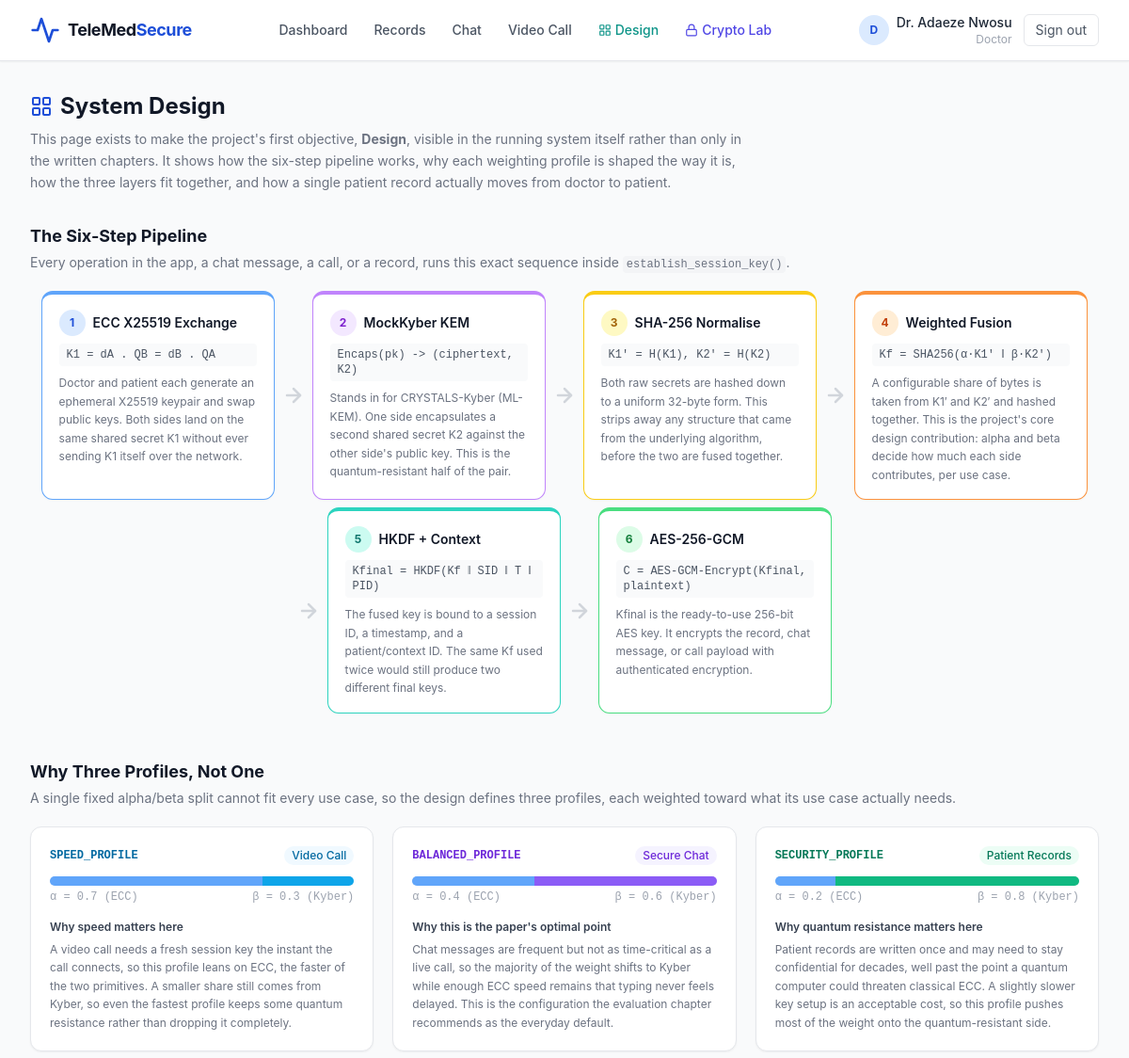
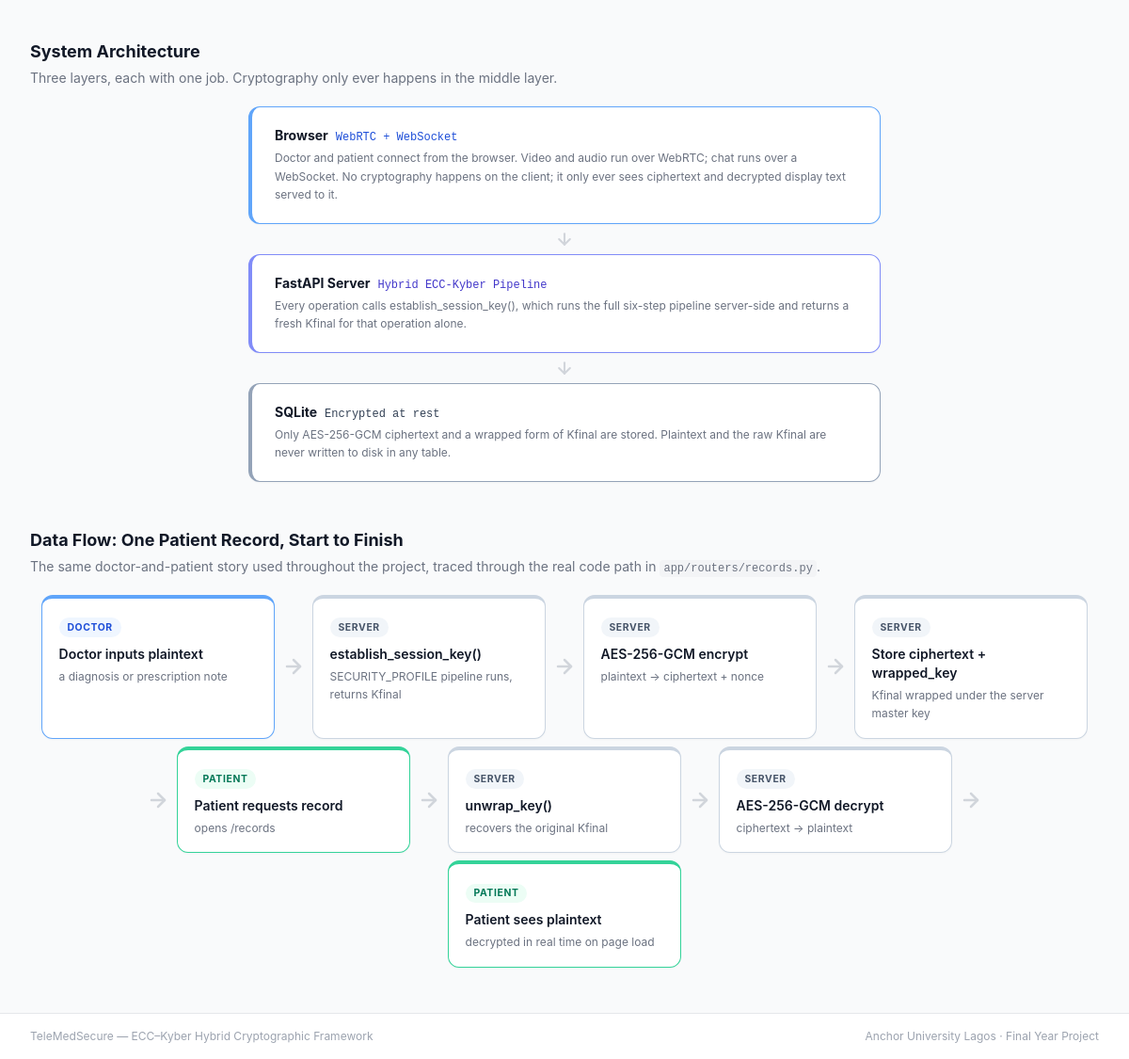
/design (signed in), run on the app's committed database (2 pictures, top to bottom).
### app/models.py (models this page shows)
class User(Base):
    __tablename__ = "users"
    id = Column(Integer, primary_key=True, index=True)
    username = Column(String(50), unique=True, nullable=False, index=True)
    password_hash = Column(String(255), nullable=False)
    full_name = Column(String(100), nullable=False)
    role = Column(String(10), nullable=False)  # "doctor" | "patient"
    assigned_doctor_id = Column(Integer, ForeignKey("users.id"), nullable=True)

### app/routers/design.py (the view)
@router.get("/design")
async def design_page(request: Request, db: Session = Depends(get_db)):
    user = get_session_user(request, db)
    if not user:
        return RedirectResponse("/login", status_code=302)
    return templates.TemplateResponse(request, "design.html", {
        "user": user,
        "pipeline_steps": PIPELINE_STEPS,
        "profiles": PROFILES,
        "architecture_layers": ARCHITECTURE_LAYERS,
        "data_flow_steps": DATA_FLOW_STEPS,
    })

### app/templates/design.html (shortened to what this page needs)
{% extends "base.html" %}
{% block content %}
<div class="mb-8">
  <div class="flex items-center gap-2 mb-2">
    <h1 class="text-2xl font-bold text-gray-900">System Design</h1>
  </div>
  <p class="text-sm text-gray-500 max-w-3xl leading-relaxed">
    This page exists to make the project's first objective, <strong>Design</strong>, visible in the
    running system itself rather than only in the written chapters. It shows how the six-step
    pipeline works, why each weighting profile is shaped the way it is, how the three layers fit
    together, and how a single patient record actually moves from doctor to patient.
  </p>
</div>
<section class="mb-12">
  <h2 class="text-lg font-bold text-gray-900 mb-1">The Six-Step Pipeline</h2>
  <p class="text-sm text-gray-500 mb-5">
    Every operation in the app, a chat message, a call, or a record, runs this exact sequence
    inside <code class="font-mono text-xs bg-gray-100 px-1 py-0.5 rounded">establish_session_key()</code>.
  </p>
  <div class="flex flex-col sm:flex-row sm:flex-wrap items-center sm:items-stretch justify-center gap-2">
    {% for step in pipeline_steps %}
    <div class="step-card border-t-4 border-{{ step.color }}-400">
      <div class="flex items-center gap-2 mb-2">
        <span class="step-badge bg-{{ step.color }}-100 text-{{ step.color }}-700">{{ step.num }}</span>
        <p class="text-sm font-semibold text-gray-900">{{ step.title }}</p>
      </div>
      <p class="text-xs font-mono text-gray-600 bg-gray-50 rounded px-2 py-1 mb-2 break-all">
        {{ step.formula }}
      </p>
      <p class="text-xs text-gray-500 leading-relaxed">{{ step.detail }}</p>
    </div>
    {% if not loop.last %}
    <div class="flow-arrow-right items-center text-gray-300 flex-shrink-0">
      <svg class="w-6 h-6" viewBox="0 0 24 24" fill="none" stroke="currentColor"
           stroke-width="2.5" stroke-linecap="round" stroke-linejoin="round">
        <line x1="5" y1="12" x2="19" y2="12"/><polyline points="12 5 19 12 12 19"/>
      </svg>
    </div>
    {% endif %}
    {% endfor %}
  </div>
</section>
<section class="mb-12">
  <h2 class="text-lg font-bold text-gray-900 mb-1">Why Three Profiles, Not One</h2>
  <p class="text-sm text-gray-500 mb-5">
    A single fixed alpha/beta split cannot fit every use case, so the design defines three
    profiles, each weighted toward what its use case actually needs.
  </p>
  <div class="grid grid-cols-1 md:grid-cols-3 gap-5">
    {% for p in profiles %}
    <div class="bg-white rounded-xl border border-gray-200 shadow-sm p-5 flex flex-col">
      <div class="flex items-center justify-between mb-3">
        <span class="text-xs font-bold font-mono text-{{ p.color }}-700">{{ p.name }}</span>
        <span class="text-xs bg-{{ p.color }}-50 text-{{ p.color }}-700 px-2 py-0.5 rounded-full font-medium">
          {{ p.use_case }}
        </span>
      </div>
      <div class="mb-1 flex h-2.5 rounded-full overflow-hidden bg-gray-100">
        <div class="bg-blue-400" style="width: {{ (p.alpha * 100) | round | int }}%"></div>
        <div class="bg-{{ p.color }}-500" style="width: {{ (p.beta * 100) | round | int }}%"></div>
      </div>
      <div class="flex justify-between text-xs text-gray-400 font-mono mb-4">
        <span>α = {{ p.alpha }} (ECC)</span>
        <span>β = {{ p.beta }} (Kyber)</span>
      </div>
      <p class="text-xs font-semibold text-gray-700 mb-1.5">{{ p.heading }}</p>
      <p class="text-xs text-gray-500 leading-relaxed">{{ p.why }}</p>
    </div>
    {% endfor %}
  </div>
</section>
<section class="mb-12">
  <h2 class="text-lg font-bold text-gray-900 mb-1">System Architecture</h2>
  <p class="text-sm text-gray-500 mb-5">
    Three layers, each with one job. Cryptography only ever happens in the middle layer.
  </p>
  <div class="max-w-2xl mx-auto flex flex-col items-stretch">
    {% for layer in architecture_layers %}
    <div class="layer-box border-l-4 border-{{ layer.color }}-400">
      <div class="flex items-baseline gap-2 mb-1">
        <p class="text-sm font-bold text-gray-900">{{ layer.title }}</p>
        <p class="text-xs font-mono text-{{ layer.color }}-700">{{ layer.subtitle }}</p>
      </div>
      <p class="text-xs text-gray-500 leading-relaxed">{{ layer.detail }}</p>
    </div>
    {% if not loop.last %}
    <div class="flex justify-center my-1.5 text-gray-300">
      <svg class="w-5 h-5" viewBox="0 0 24 24" fill="none" stroke="currentColor"
           stroke-width="2.5" stroke-linecap="round" stroke-linejoin="round">
        <line x1="12" y1="5" x2="12" y2="19"/><polyline points="5 12 12 19 19 12"/>
      </svg>
    </div>
    {% endif %}
    {% endfor %}
  </div>
</section>
<section class="mb-4">
  <h2 class="text-lg font-bold text-gray-900 mb-1">Data Flow: One Patient Record, Start to Finish</h2>
  <p class="text-sm text-gray-500 mb-5">
    The same doctor-and-patient story used throughout the project, traced through the real
    code path in <code class="font-mono text-xs bg-gray-100 px-1 py-0.5 rounded">app/routers/records.py</code>.
  </p>
  <div class="flex flex-col sm:flex-row sm:flex-wrap items-center sm:items-stretch justify-center gap-2">
    {% for step in data_flow_steps %}
    <div class="step-card
      {% if step.actor == 'doctor' %}border-t-4 border-blue-400
      {% elif step.actor == 'patient' %}border-t-4 border-emerald-400
      {% else %}border-t-4 border-slate-300{% endif %}">
      <span class="actor-pill
        {% if step.actor == 'doctor' %}bg-blue-50 text-blue-700
        {% elif step.actor == 'patient' %}bg-emerald-50 text-emerald-700
        {% else %}bg-slate-100 text-slate-600{% endif %}">
        {{ step.actor }}
      </span>
      <p class="text-sm font-semibold text-gray-900 mb-1">{{ step.label }}</p>
      <p class="text-xs text-gray-500 leading-relaxed">{{ step.detail }}</p>
    </div>
    {% if not loop.last %}
    <div class="flow-arrow-right items-center text-gray-300 flex-shrink-0">
      <svg class="w-6 h-6" viewBox="0 0 24 24" fill="none" stroke="currentColor"
           stroke-width="2.5" stroke-linecap="round" stroke-linejoin="round">
        <line x1="5" y1="12" x2="19" y2="12"/><polyline points="12 5 19 12 12 19"/>
      </svg>
    </div>
    {% endif %}
    {% endfor %}
  </div>
</section>
{% endblock %}

### app/templates/base.html (shortened to what this page needs)
<!DOCTYPE html>
<html lang="en" class="h-full">
<head>
  <script src="https://cdn.tailwindcss.com"></script>
</head>
<body class="bg-gray-50 min-h-full flex flex-col font-sans text-gray-800 overflow-x-hidden">
  {% if user %}
  <nav class="bg-white border-b border-gray-200 sticky top-0 z-50 shadow-sm">
    <div class="max-w-7xl mx-auto px-4 sm:px-6 lg:px-8">
      <div class="flex items-center justify-between h-16">
        <a href="/dashboard" class="flex items-center space-x-2 flex-shrink-0">
          <svg class="w-8 h-8 text-blue-700" viewBox="0 0 24 24" fill="none"
               stroke="currentColor" stroke-width="2" stroke-linecap="round" stroke-linejoin="round">
            <path d="M22 12h-4l-3 9L9 3l-3 9H2"/>
          </svg>
          <span class="text-lg font-bold text-gray-900 tracking-tight">TeleMed<span class="text-blue-700">Secure</span></span>
        </a>
        <div class="hidden md:flex items-center space-x-1">
          <a href="/dashboard"
             class="px-3 py-2 rounded-md text-sm font-medium text-gray-600 hover:text-blue-700 hover:bg-blue-50 transition-colors">
            Dashboard
          </a>
          <a href="/records"
             class="px-3 py-2 rounded-md text-sm font-medium text-gray-600 hover:text-blue-700 hover:bg-blue-50 transition-colors">
            Records
          </a>
          <a href="/chat"
             class="px-3 py-2 rounded-md text-sm font-medium text-gray-600 hover:text-blue-700 hover:bg-blue-50 transition-colors">
            Chat
          </a>
          <a href="/call"
             class="px-3 py-2 rounded-md text-sm font-medium text-gray-600 hover:text-blue-700 hover:bg-blue-50 transition-colors">
            Video Call
          </a>
          <a href="/design"
             class="px-3 py-2 rounded-md text-sm font-medium text-teal-600 hover:text-teal-800 hover:bg-teal-50 transition-colors flex items-center gap-1">
            Design
          </a>
          <a href="/crypto-lab"
             class="px-3 py-2 rounded-md text-sm font-medium text-indigo-600 hover:text-indigo-800 hover:bg-indigo-50 transition-colors flex items-center gap-1">
            <svg class="w-3.5 h-3.5" viewBox="0 0 24 24" fill="none" stroke="currentColor"
                 stroke-width="2" stroke-linecap="round" stroke-linejoin="round">
              <rect x="3" y="11" width="18" height="11" rx="2" ry="2"/>
              <path d="M7 11V7a5 5 0 0 1 10 0v4"/>
            </svg>
            Crypto Lab
          </a>
        </div>
        <div class="flex items-center space-x-3">
          <div class="hidden sm:flex items-center space-x-2">
            <div class="w-8 h-8 rounded-full bg-blue-100 flex items-center justify-center flex-shrink-0">
              <span class="text-blue-700 text-xs font-bold">
                {{ user.full_name[0] }}
              </span>
            </div>
            <div class="text-right leading-tight">
              <p class="text-sm font-medium text-gray-800">{{ user.full_name }}</p>
              <p class="text-xs text-gray-400 capitalize">{{ user.role }}</p>
            </div>
          </div>
          <a href="/logout"
             class="ml-2 px-3 py-1.5 rounded-md border border-gray-200 text-sm text-gray-600
                    hover:bg-red-50 hover:border-red-200 hover:text-red-600 transition-colors">
            Sign out
          </a>
        </div>
      </div>
    </div>
  </nav>
  {% endif %}
  <main class="flex-1 max-w-7xl w-full mx-auto px-4 sm:px-6 lg:px-8 py-8">
    {% block content %}{% endblock %}
  </main>
  <footer class="border-t border-gray-200 bg-white mt-auto">
    <div class="max-w-7xl mx-auto px-4 sm:px-6 lg:px-8 py-4 flex flex-col sm:flex-row
                items-center justify-between gap-2">
      <p class="text-xs text-gray-400">
        TeleMedSecure &mdash; ECC–Kyber Hybrid Cryptographic Framework
      </p>
      <p class="text-xs text-gray-400">Anchor University Lagos · Final Year Project</p>
    </div>
  </footer>
</body>
</html>

### app/templates/design.html (style rules this page uses)
.step-card { width: 100%; flex-shrink: 0; background: #ffffff; border: 1px solid #e5e7eb; border-radius: 0.75rem; padding: 1rem 1.1rem; box-shadow: 0 1px 2px 0 rgba(0,0,0,0.03); }
@media (min-width: 640px) { .step-card { width: 15.5rem; } }
.step-badge { flex-shrink: 0; width: 1.75rem; height: 1.75rem; border-radius: 9999px; display: flex; align-items: center; justify-content: center; font-size: 0.75rem; font-weight: 700; }
.flow-arrow-right { display: none; }
@media (min-width: 640px) { .flow-arrow-right { display: flex; } }
.layer-box { background: #ffffff; border: 1px solid #e5e7eb; border-radius: 0.75rem; padding: 1.25rem 1.5rem; box-shadow: 0 1px 2px 0 rgba(0,0,0,0.03); }
.actor-pill { display: inline-block; font-size: 0.65rem; font-weight: 700; letter-spacing: 0.06em; text-transform: uppercase; padding: 0.15rem 0.55rem; border-radius: 9999px; margin-bottom: 0.5rem; }

### data on the page
User: full_name "D", full_name "Dr. Adaeze Nwosu", role "Doctor"

### other printed values
{{ step.num }} "1" "2" "3" "4" "5" "6"
{{ step.title }} "ECC X25519 Exchange" "MockKyber KEM" "SHA-256 Normalise" "Weighted Fusion" "HKDF + Context" "AES-256-GCM"
{{ step.formula }} "K1 = dA . QB = dB . QA" "Encaps(pk) -> (ciphertext, K2)" "K1′ = H(K1), K2′ = H(K2)" "Kf = SHA256(α·K1′ ‖ β·K2′)" "Kfinal = HKDF(Kf ‖ SID ‖ T ‖ PID)" "C = AES-GCM-Encrypt(Kfinal, plaintext)"
{{ step.detail }} "Doctor and patient each generate an ephemeral X25519 keypair and swap public keys. Both sides land on the same shared secret K1 without ever sending K1 itself over the network." "Stands in for CRYSTALS-Kyber (ML-KEM). One side encapsulates a second shared secret K2 against the other side's public key. This is the quantum-resistant half of the pair." "Both raw secrets are hashed down to a uniform 32-byte form. This strips away any structure that came from the underlying algorithm, before the two are fused together." "A configurable share of bytes is taken from K1′ and K2′ and hashed together. This is the project's core design contribution: alpha and beta decide how much each side contributes, per use case." "The fused key is bound to a session ID, a timestamp, and a patient/context ID. The same Kf used twice would still produce two different final keys." "Kfinal is the ready-to-use 256-bit AES key. It encrypts the record, chat message, or call payload with authenticated encryption."
{{ p.name }} "SPEED_PROFILE" "BALANCED_PROFILE" "SECURITY_PROFILE"
{{ p.use_case }} "Video Call" "Secure Chat" "Patient Records"
{{ p.alpha }} "0.7" "0.4" "0.2"
{{ p.beta }} "0.3" "0.6" "0.8"
{{ p.heading }} "Why speed matters here" "Why this is the paper's optimal point" "Why quantum resistance matters here"
{{ layer.title }} "Browser" "FastAPI Server" "SQLite"
{{ layer.subtitle }} "WebRTC + WebSocket" "Hybrid ECC-Kyber Pipeline" "Encrypted at rest"
{{ layer.detail }} "Every operation calls establish_session_key(), which runs the full six-step pipeline server-side and returns a fresh Kfinal for that operation alone." "Only AES-256-GCM ciphertext and a wrapped form of Kfinal are stored. Plaintext and the raw Kfinal are never written to disk in any table."
{{ step.actor }} "DOCTOR" "SERVER" "SERVER" "SERVER" "PATIENT" "SERVER" "SERVER" "PATIENT"
{{ step.label }} "Doctor inputs plaintext" "establish_session_key()" "AES-256-GCM encrypt" "Store ciphertext + wrapped_key" "Patient requests record" "unwrap_key()" "AES-256-GCM decrypt" "Patient sees plaintext"
{{ step.detail }} "a diagnosis or prescription note" "SECURITY_PROFILE pipeline runs, returns Kfinal" "plaintext -> ciphertext + nonce" "Kfinal wrapped under the server master key" "opens /records" "recovers the original Kfinal" "ciphertext -> plaintext" "decrypted in real time on page load"
